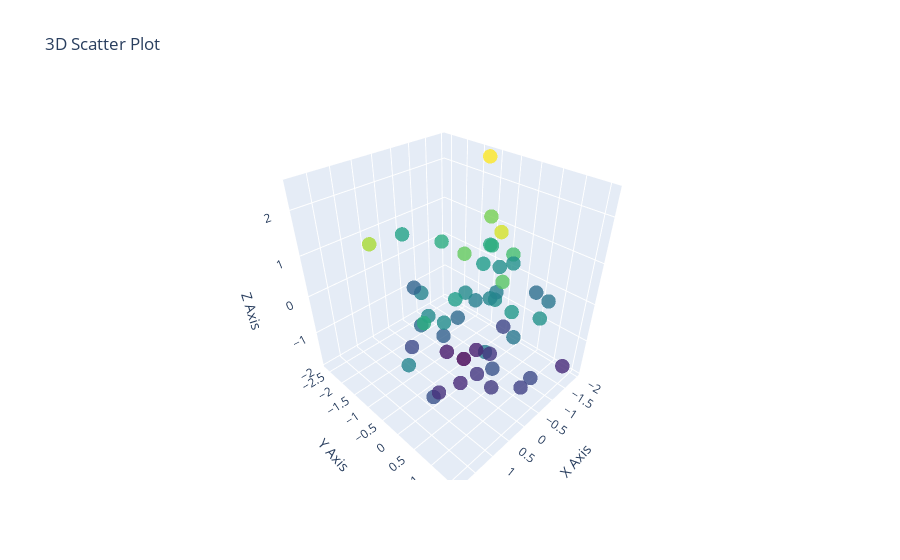

The code cell stored with this chart in its notebook:
### Markdown cell above
### Interactive 3D Scatterplot

### Code cell
# new data
np.random.seed(42)
x = np.random.randn(50)
y = np.random.randn(50)
z = np.random.randn(50)

# create 3D scatter plot
fig = go.Figure(data=[go.Scatter3d(
    x=x, y=y, z=z,
    mode='markers',
    marker=dict(size=5, color=z, colorscale='Viridis', opacity=0.8)
)])

# update layout
fig.update_layout(title='3D Scatter Plot', scene=dict(
    xaxis_title='X Axis',
    yaxis_title='Y Axis',
    zaxis_title='Z Axis'
))

fig.show()
